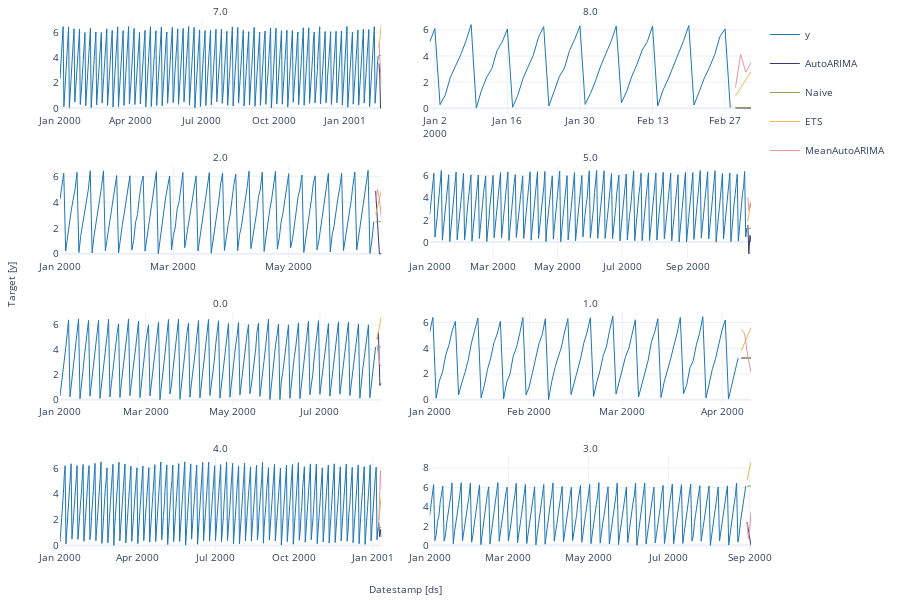

The code cell stored with this chart in its notebook:
### Code cell
#| hide
# test plot with ds as object
panel_df['ds'] = panel_df['ds'].astype(str)
fcst.plot(panel_df, fcsts_df)

### Figure 1 — Plotly figure (JSON) as saved in the notebook; plotly's stock layout.template omitted (floating-point values rounded to 4 significant figures; data arrays with more than 128 entries replaced by an {"elided": "..."} marker saying what was removed)
{"data": [{"legendgroup": "y", "line": {"color": "#1f77b4", "width": 1}, "mode": "lines", "name": "y", "showlegend": true, "type": "scatter", "x": {"elided": "409 str values"}, "xaxis": "x", "y": {"elided": "409 float values"}, "yaxis": "y"}, {"legendgroup": "y", "line": {"color": "#1f77b4", "width": 1}, "mode": "lines", "name": "y", "showlegend": false, "type": "scatter", "x": ["2000-01-01T00:00:00", "2000-01-02T00:00:00", "2000-01-03T00:00:00", "2000-01-04T00:00:00", "2000-01-05T00:00:00", "2000-01-06T00:00:00", "2000-01-07T00:00:00", "2000-01-08T00:00:00", "2000-01-09T00:00:00", "2000-01-10T00:00:00", "2000-01-11T00:00:00", "2000-01-12T00:00:00", "2000-01-13T00:00:00", "2000-01-14T00:00:00", "2000-01-15T00:00:00", "2000-01-16T00:00:00", "2000-01-17T00:00:00", "2000-01-18T00:00:00", "2000-01-19T00:00:00", "2000-01-20T00:00:00", "2000-01-21T00:00:00", "2000-01-22T00:00:00", "2000-01-23T00:00:00", "2000-01-24T00:00:00", "2000-01-25T00:00:00", "2000-01-26T00:00:00", "2000-01-27T00:00:00", "2000-01-28T00:00:00", "2000-01-29T00:00:00", "2000-01-30T00:00:00", "2000-01-31T00:00:00", "2000-02-01T00:00:00", "2000-02-02T00:00:00", "2000-02-03T00:00:00", "2000-02-04T00:00:00", "2000-02-05T00:00:00", "2000-02-06T00:00:00", "2000-02-07T00:00:00", "2000-02-08T00:00:00", "2000-02-09T00:00:00", "2000-02-10T00:00:00", "2000-02-11T00:00:00", "2000-02-12T00:00:00", "2000-02-13T00:00:00", "2000-02-14T00:00:00", "2000-02-15T00:00:00", "2000-02-16T00:00:00", "2000-02-17T00:00:00", "2000-02-18T00:00:00", "2000-02-19T00:00:00", "2000-02-20T00:00:00", "2000-02-21T00:00:00", "2000-02-22T00:00:00", "2000-02-23T00:00:00", "2000-02-24T00:00:00", "2000-02-25T00:00:00", "2000-02-26T00:00:00", "2000-02-27T00:00:00", "2000-02-28T00:00:00"], "xaxis": "x2", "y": [5.08, 6.096, 0.2747, 1.011, 2.385, 3.196, 4.112, 5.146, 6.402, 0.01859, 1.386, 2.381, 3.041, 4.416, 5.086, 6.068, 0.0832, 1.001, 2.267, 3.184, 4.072, 5.434, 6.253, 0.1744, 1.266, 2.405, 3.085, 4.433, 5.293, 6.308, 0.2943, 1.111, 2.092, 3.239, 4.178, 5.12, 6.291, 0.4281, 1.278, 2.453, 3.358, 4.45, 5.101, 6.294, 0.1773, 1.372, 2.225, 3.206, 4.071, 5.177, 6.334, 0.2544, 1.26, 2.324, 3.138, 4.11, 5.484, 6.069, 0.0405], "yaxis": "y2"}, {"legendgroup": "y", "line": {"color": "#1f77b4", "width": 1}, "mode": "lines", "name": "y", "showlegend": false, "type": "scatter", "x": {"elided": "167 str values"}, "xaxis": "x3", "y": {"elided": "167 float values"}, "yaxis": "y3"}, {"legendgroup": "y", "line": {"color": "#1f77b4", "width": 1}, "mode": "lines", "name": "y", "showlegend": false, "type": "scatter", "x": {"elided": "301 str values"}, "xaxis": "x4", "y": {"elided": "301 float values"}, "yaxis": "y4"}, {"legendgroup": "y", "line": {"color": "#1f77b4", "width": 1}, "mode": "lines", "name": "y", "showlegend": false, "type": "scatter", "x": {"elided": "222 str values"}, "xaxis": "x5", "y": {"elided": "222 float values"}, "yaxis": "y5"}, {"legendgroup": "y", "line": {"color": "#1f77b4", "width": 1}, "mode": "lines", "name": "y", "showlegend": false, "type": "scatter", "x": ["2000-01-01T00:00:00", "2000-01-02T00:00:00", "2000-01-03T00:00:00", "2000-01-04T00:00:00", "2000-01-05T00:00:00", "2000-01-06T00:00:00", "2000-01-07T00:00:00", "2000-01-08T00:00:00", "2000-01-09T00:00:00", "2000-01-10T00:00:00", "2000-01-11T00:00:00", "2000-01-12T00:00:00", "2000-01-13T00:00:00", "2000-01-14T00:00:00", "2000-01-15T00:00:00", "2000-01-16T00:00:00", "2000-01-17T00:00:00", "2000-01-18T00:00:00", "2000-01-19T00:00:00", "2000-01-20T00:00:00", "2000-01-21T00:00:00", "2000-01-22T00:00:00", "2000-01-23T00:00:00", "2000-01-24T00:00:00", "2000-01-25T00:00:00", "2000-01-26T00:00:00", "2000-01-27T00:00:00", "2000-01-28T00:00:00", "2000-01-29T00:00:00", "2000-01-30T00:00:00", "2000-01-31T00:00:00", "2000-02-01T00:00:00", "2000-02-02T00:00:00", "2000-02-03T00:00:00", "2000-02-04T00:00:00", "2000-02-05T00:00:00", "2000-02-06T00:00:00", "2000-02-07T00:00:00", "2000-02-08T00:00:00", "2000-02-09T00:00:00", "2000-02-10T00:00:00", "2000-02-11T00:00:00", "2000-02-12T00:00:00", "2000-02-13T00:00:00", "2000-02-14T00:00:00", "2000-02-15T00:00:00", "2000-02-16T00:00:00", "2000-02-17T00:00:00", "2000-02-18T00:00:00", "2000-02-19T00:00:00", "2000-02-20T00:00:00", "2000-02-21T00:00:00", "2000-02-22T00:00:00", "2000-02-23T00:00:00", "2000-02-24T00:00:00", "2000-02-25T00:00:00", "2000-02-26T00:00:00", "2000-02-27T00:00:00", "2000-02-28T00:00:00", "2000-02-29T00:00:00", "2000-03-01T00:00:00", "2000-03-02T00:00:00", "2000-03-03T00:00:00", "2000-03-04T00:00:00", "2000-03-05T00:00:00", "2000-03-06T00:00:00", "2000-03-07T00:00:00", "2000-03-08T00:00:00", "2000-03-09T00:00:00", "2000-03-10T00:00:00", "2000-03-11T00:00:00", "2000-03-12T00:00:00", "2000-03-13T00:00:00", "2000-03-14T00:00:00", "2000-03-15T00:00:00", "2000-03-16T00:00:00", "2000-03-17T00:00:00", "2000-03-18T00:00:00", "2000-03-19T00:00:00", "2000-03-20T00:00:00", "2000-03-21T00:00:00", "2000-03-22T00:00:00", "2000-03-23T00:00:00", "2000-03-24T00:00:00", "2000-03-25T00:00:00", "2000-03-26T00:00:00", "2000-03-27T00:00:00", "2000-03-28T00:00:00", "2000-03-29T00:00:00", "2000-03-30T00:00:00", "2000-03-31T00:00:00", "2000-04-01T00:00:00", "2000-04-02T00:00:00", "2000-04-03T00:00:00", "2000-04-04T00:00:00", "2000-04-05T00:00:00", "2000-04-06T00:00:00"], "xaxis": "x6", "y": [5.242, 6.394, 0.1147, 1.44, 2.157, 3.479, 4.236, 5.356, 6.077, 0.3652, 1.323, 2.107, 3.093, 4.404, 5.374, 6.337, 0.1384, 1.087, 2.352, 3.232, 4.42, 5.102, 6.082, 0.06242, 1.361, 2.015, 3.373, 4.046, 5.109, 6.375, 0.3658, 1.023, 2.105, 3.143, 4.339, 5.032, 6.278, 0.00462, 1.417, 2.492, 3.352, 4.091, 5.256, 6.29, 0.3938, 1.303, 2.109, 3.228, 4.439, 5.246, 6.358, 0.2431, 1.354, 2.249, 3.422, 4.097, 5.387, 6.487, 0.4312, 1.39, 2.493, 3.377, 4.002, 5.135, 6.205, 0.2141, 1.149, 2.201, 3.06, 4.49, 5.203, 6.285, 0.1718, 1.394, 2.206, 3.18, 4.2, 5.151, 6.388, 0.4631, 1.163, 2.476, 3.007, 4.267, 5.152, 6.441, 0.1253, 1.339, 2.405, 3.216, 4.376, 5.415, 6.19, 0.04827, 1.128, 2.296, 3.238], "yaxis": "y6"}, {"legendgroup": "y", "line": {"color": "#1f77b4", "width": 1}, "mode": "lines", "name": "y", "showlegend": false, "type": "scatter", "x": {"elided": "373 str values"}, "xaxis": "x7", "y": {"elided": "373 float values"}, "yaxis": "y7"}, {"legendgroup": "y", "line": {"color": "#1f77b4", "width": 1}, "mode": "lines", "name": "y", "showlegend": false, "type": "scatter", "x": {"elided": "242 str values"}, "xaxis": "x8", "y": {"elided": "242 float values"}, "yaxis": "y8"}, {"legendgroup": "AutoARIMA", "line": {"color": "#393b79", "width": 1}, "mode": "lines", "name": "AutoARIMA", "showlegend": true, "type": "scatter", "x": ["2001-02-13T00:00:00", "2001-02-14T00:00:00", "2001-02-15T00:00:00", "2001-02-16T00:00:00"], "xaxis": "x", "y": [3.552, 2.656, 0, 0], "yaxis": "y"}, {"legendgroup": "Naive", "line": {"color": "#8ca252", "width": 1}, "mode": "lines", "name": "Naive", "showlegend": true, "type": "scatter", "x": ["2001-02-13T00:00:00", "2001-02-14T00:00:00", "2001-02-15T00:00:00", "2001-02-16T00:00:00"], "xaxis": "x", "y": [4.177, 4.177, 4.177, 4.177], "yaxis": "y"}, {"legendgroup": "ETS", "line": {"color": "#e7ba52", "width": 1}, "mode": "lines", "name": "ETS", "showlegend": true, "type": "scatter", "x": ["2001-02-13T00:00:00", "2001-02-14T00:00:00", "2001-02-15T00:00:00", "2001-02-16T00:00:00"], "xaxis": "x", "y": [4.788, 5.404, 6.019, 6.635], "yaxis": "y"}, {"legendgroup": "MeanAutoARIMA", "line": {"color": "#e7969c", "width": 1}, "mode": "lines", "name": "MeanAutoARIMA", "showlegend": true, "type": "scatter", "x": ["2001-02-13T00:00:00", "2001-02-14T00:00:00", "2001-02-15T00:00:00", "2001-02-16T00:00:00"], "xaxis": "x", "y": [5.166, 3.887, 2.366, 1.893], "yaxis": "y"}, {"legendgroup": "AutoARIMA", "line": {"color": "#393b79", "width": 1}, "mode": "lines", "name": "AutoARIMA", "showlegend": false, "type": "scatter", "x": ["2000-02-29T00:00:00", "2000-03-01T00:00:00", "2000-03-02T00:00:00", "2000-03-03T00:00:00"], "xaxis": "x2", "y": [0.03149, 0.02449, 0.01904, 0.01481], "yaxis": "y2"}, {"legendgroup": "Naive", "line": {"color": "#8ca252", "width": 1}, "mode": "lines", "name": "Naive", "showlegend": false, "type": "scatter", "x": ["2000-02-29T00:00:00", "2000-03-01T00:00:00", "2000-03-02T00:00:00", "2000-03-03T00:00:00"], "xaxis": "x2", "y": [0.0405, 0.0405, 0.0405, 0.0405], "yaxis": "y2"}, {"legendgroup": "ETS", "line": {"color": "#e7ba52", "width": 1}, "mode": "lines", "name": "ETS", "showlegend": false, "type": "scatter", "x": ["2000-02-29T00:00:00", "2000-03-01T00:00:00", "2000-03-02T00:00:00", "2000-03-03T00:00:00"], "xaxis": "x2", "y": [0.9512, 1.568, 2.184, 2.801], "yaxis": "y2"}, {"legendgroup": "MeanAutoARIMA", "line": {"color": "#e7969c", "width": 1}, "mode": "lines", "name": "MeanAutoARIMA", "showlegend": false, "type": "scatter", "x": ["2000-02-29T00:00:00", "2000-03-01T00:00:00", "2000-03-02T00:00:00", "2000-03-03T00:00:00"], "xaxis": "x2", "y": [1.593, 4.121, 2.758, 3.493], "yaxis": "y2"}, {"legendgroup": "AutoARIMA", "line": {"color": "#393b79", "width": 1}, "mode": "lines", "name": "AutoARIMA", "showlegend": false, "type": "scatter", "x": ["2000-06-16T00:00:00", "2000-06-17T00:00:00", "2000-06-18T00:00:00", "2000-06-19T00:00:00"], "xaxis": "x3", "y": [4.876, 1.881, 0, 0], "yaxis": "y3"}, {"legendgroup": "Naive", "line": {"color": "#8ca252", "width": 1}, "mode": "lines", "name": "Naive", "showlegend": false, "type": "scatter", "x": ["2000-06-16T00:00:00", "2000-06-17T00:00:00", "2000-06-18T00:00:00", "2000-06-19T00:00:00"], "xaxis": "x3", "y": [2.49, 2.49, 2.49, 2.49], "yaxis": "y3"}, {"legendgroup": "ETS", "line": {"color": "#e7ba52", "width": 1}, "mode": "lines", "name": "ETS", "showlegend": false, "type": "scatter", "x": ["2000-06-16T00:00:00", "2000-06-17T00:00:00", "2000-06-18T00:00:00", "2000-06-19T00:00:00"], "xaxis": "x3", "y": [3.057, 3.667, 4.277, 4.888], "yaxis": "y3"}, {"legendgroup": "MeanAutoARIMA", "line": {"color": "#e7969c", "width": 1}, "mode": "lines", "name": "MeanAutoARIMA", "showlegend": false, "type": "scatter", "x": ["2000-06-16T00:00:00", "2000-06-17T00:00:00", "2000-06-18T00:00:00", "2000-06-19T00:00:00"], "xaxis": "x3", "y": [4.273, 5.012, 4.248, 2.832], "yaxis": "y3"}, {"legendgroup": "AutoARIMA", "line": {"color": "#393b79", "width": 1}, "mode": "lines", "name": "AutoARIMA", "showlegend": false, "type": "scatter", "x": ["2000-10-28T00:00:00", "2000-10-29T00:00:00", "2000-10-30T00:00:00", "2000-10-31T00:00:00"], "xaxis": "x4", "y": [1.545, -1.07, 0.6109, 0], "yaxis": "y4"}, {"legendgroup": "Naive", "line": {"color": "#8ca252", "width": 1}, "mode": "lines", "name": "Naive", "showlegend": false, "type": "scatter", "x": ["2000-10-28T00:00:00", "2000-10-29T00:00:00", "2000-10-30T00:00:00", "2000-10-31T00:00:00"], "xaxis": "x4", "y": [1.253, 1.253, 1.253, 1.253], "yaxis": "y4"}, {"legendgroup": "ETS", "line": {"color": "#e7ba52", "width": 1}, "mode": "lines", "name": "ETS", "showlegend": false, "type": "scatter", "x": ["2000-10-28T00:00:00", "2000-10-29T00:00:00", "2000-10-30T00:00:00", "2000-10-31T00:00:00"], "xaxis": "x4", "y": [1.878, 2.497, 3.115, 3.733], "yaxis": "y4"}, {"legendgroup": "MeanAutoARIMA", "line": {"color": "#e7969c", "width": 1}, "mode": "lines", "name": "MeanAutoARIMA", "showlegend": false, "type": "scatter", "x": ["2000-10-28T00:00:00", "2000-10-29T00:00:00", "2000-10-30T00:00:00", "2000-10-31T00:00:00"], "xaxis": "x4", "y": [4.01, 2.849, 3.474, 3.138], "yaxis": "y4"}, {"legendgroup": "AutoARIMA", "line": {"color": "#393b79", "width": 1}, "mode": "lines", "name": "AutoARIMA", "showlegend": false, "type": "scatter", "x": ["2000-08-10T00:00:00", "2000-08-11T00:00:00", "2000-08-12T00:00:00", "2000-08-13T00:00:00"], "xaxis": "x5", "y": [4.858, 5.389, 1.143, 1.346], "yaxis": "y5"}, {"legendgroup": "Naive", "line": {"color": "#8ca252", "width": 1}, "mode": "lines", "name": "Naive", "showlegend": false, "type": "scatter", "x": ["2000-08-10T00:00:00", "2000-08-11T00:00:00", "2000-08-12T00:00:00", "2000-08-13T00:00:00"], "xaxis": "x5", "y": [4.228, 4.228, 4.228, 4.228], "yaxis": "y5"}, {"legendgroup": "ETS", "line": {"color": "#e7ba52", "width": 1}, "mode": "lines", "name": "ETS", "showlegend": false, "type": "scatter", "x": ["2000-08-10T00:00:00", "2000-08-11T00:00:00", "2000-08-12T00:00:00", "2000-08-13T00:00:00"], "xaxis": "x5", "y": [4.837, 5.459, 6.082, 6.704], "yaxis": "y5"}, {"legendgroup": "MeanAutoARIMA", "line": {"color": "#e7969c", "width": 1}, "mode": "lines", "name": "MeanAutoARIMA", "showlegend": false, "type": "scatter", "x": ["2000-08-10T00:00:00", "2000-08-11T00:00:00", "2000-08-12T00:00:00", "2000-08-13T00:00:00"], "xaxis": "x5", "y": [4.379, 3.593, 2.824, 2.674], "yaxis": "y5"}, {"legendgroup": "AutoARIMA", "line": {"color": "#393b79", "width": 1}, "mode": "lines", "name": "AutoARIMA", "showlegend": false, "type": "scatter", "x": ["2000-04-07T00:00:00", "2000-04-08T00:00:00", "2000-04-09T00:00:00", "2000-04-10T00:00:00"], "xaxis": "x6", "y": [3.233, 3.233, 3.233, 3.233], "yaxis": "y6"}, {"legendgroup": "Naive", "line": {"color": "#8ca252", "width": 1}, "mode": "lines", "name": "Naive", "showlegend": false, "type": "scatter", "x": ["2000-04-07T00:00:00", "2000-04-08T00:00:00", "2000-04-09T00:00:00", "2000-04-10T00:00:00"], "xaxis": "x6", "y": [3.238, 3.238, 3.238, 3.238], "yaxis": "y6"}, {"legendgroup": "ETS", "line": {"color": "#e7ba52", "width": 1}, "mode": "lines", "name": "ETS", "showlegend": false, "type": "scatter", "x": ["2000-04-07T00:00:00", "2000-04-08T00:00:00", "2000-04-09T00:00:00", "2000-04-10T00:00:00"], "xaxis": "x6", "y": [3.812, 4.408, 5.003, 5.598], "yaxis": "y6"}, {"legendgroup": "MeanAutoARIMA", "line": {"color": "#e7969c", "width": 1}, "mode": "lines", "name": "MeanAutoARIMA", "showlegend": false, "type": "scatter", "x": ["2000-04-07T00:00:00", "2000-04-08T00:00:00", "2000-04-09T00:00:00", "2000-04-10T00:00:00"], "xaxis": "x6", "y": [5.456, 5.131, 3.378, 2.097], "yaxis": "y6"}, {"legendgroup": "AutoARIMA", "line": {"color": "#393b79", "width": 1}, "mode": "lines", "name": "AutoARIMA", "showlegend": false, "type": "scatter", "x": ["2001-01-08T00:00:00", "2001-01-09T00:00:00", "2001-01-10T00:00:00", "2001-01-11T00:00:00"], "xaxis": "x7", "y": [1.771, 0.6798, 1.236, 0.639], "yaxis": "y7"}, {"legendgroup": "Naive", "line": {"color": "#8ca252", "width": 1}, "mode": "lines", "name": "Naive", "showlegend": false, "type": "scatter", "x": ["2001-01-08T00:00:00", "2001-01-09T00:00:00", "2001-01-10T00:00:00", "2001-01-11T00:00:00"], "xaxis": "x7", "y": [1.387, 1.387, 1.387, 1.387], "yaxis": "y7"}, {"legendgroup": "ETS", "line": {"color": "#e7ba52", "width": 1}, "mode": "lines", "name": "ETS", "showlegend": false, "type": "scatter", "x": ["2001-01-08T00:00:00", "2001-01-09T00:00:00", "2001-01-10T00:00:00", "2001-01-11T00:00:00"], "xaxis": "x7", "y": [1.991, 2.598, 3.204, 3.811], "yaxis": "y7"}, {"legendgroup": "MeanAutoARIMA", "line": {"color": "#e7969c", "width": 1}, "mode": "lines", "name": "MeanAutoARIMA", "showlegend": false, "type": "scatter", "x": ["2001-01-08T00:00:00", "2001-01-09T00:00:00", "2001-01-10T00:00:00", "2001-01-11T00:00:00"], "xaxis": "x7", "y": [1.719, 3.485, 5.795, 4.384], "yaxis": "y7"}, {"legendgroup": "AutoARIMA", "line": {"color": "#393b79", "width": 1}, "mode": "lines", "name": "AutoARIMA", "showlegend": false, "type": "scatter", "x": ["2000-08-30T00:00:00", "2000-08-31T00:00:00", "2000-09-01T00:00:00", "2000-09-02T00:00:00"], "xaxis": "x8", "y": [2.421, 1.644, 1.213, 0], "yaxis": "y8"}, {"legendgroup": "Naive", "line": {"color": "#8ca252", "width": 1}, "mode": "lines", "name": "Naive", "showlegend": false, "type": "scatter", "x": ["2000-08-30T00:00:00", "2000-08-31T00:00:00", "2000-09-01T00:00:00", "2000-09-02T00:00:00"], "xaxis": "x8", "y": [6.127, 6.127, 6.127, 6.127], "yaxis": "y8"}, {"legendgroup": "ETS", "line": {"color": "#e7ba52", "width": 1}, "mode": "lines", "name": "ETS", "showlegend": false, "type": "scatter", "x": ["2000-08-30T00:00:00", "2000-08-31T00:00:00", "2000-09-01T00:00:00", "2000-09-02T00:00:00"], "xaxis": "x8", "y": [6.747, 7.375, 8.003, 8.631], "yaxis": "y8"}, {"legendgroup": "MeanAutoARIMA", "line": {"color": "#e7969c", "width": 1}, "mode": "lines", "name": "MeanAutoARIMA", "showlegend": false, "type": "scatter", "x": ["2000-08-30T00:00:00", "2000-08-31T00:00:00", "2000-09-01T00:00:00", "2000-09-02T00:00:00"], "xaxis": "x8", "y": [2.394, 0.6616, 1.567, 3.463], "yaxis": "y8"}], "layout": {"annotations": [{"font": {"size": 10}, "showarrow": false, "text": "7.0", "x": 0.2325, "xanchor": "center", "xref": "paper", "y": 1, "yanchor": "bottom", "yref": "paper"}, {"font": {"size": 10}, "showarrow": false, "text": "8.0", "x": 0.7675, "xanchor": "center", "xref": "paper", "y": 1, "yanchor": "bottom", "yref": "paper"}, {"font": {"size": 10}, "showarrow": false, "text": "2.0", "x": 0.2325, "xanchor": "center", "xref": "paper", "y": 0.725, "yanchor": "bottom", "yref": "paper"}, {"font": {"size": 10}, "showarrow": false, "text": "5.0", "x": 0.7675, "xanchor": "center", "xref": "paper", "y": 0.725, "yanchor": "bottom", "yref": "paper"}, {"font": {"size": 10}, "showarrow": false, "text": "0.0", "x": 0.2325, "xanchor": "center", "xref": "paper", "y": 0.45, "yanchor": "bottom", "yref": "paper"}, {"font": {"size": 10}, "showarrow": false, "text": "1.0", "x": 0.7675, "xanchor": "center", "xref": "paper", "y": 0.45, "yanchor": "bottom", "yref": "paper"}, {"font": {"size": 10}, "showarrow": false, "text": "4.0", "x": 0.2325, "xanchor": "center", "xref": "paper", "y": 0.175, "yanchor": "bottom", "yref": "paper"}, {"font": {"size": 10}, "showarrow": false, "text": "3.0", "x": 0.7675, "xanchor": "center", "xref": "paper", "y": 0.175, "yanchor": "bottom", "yref": "paper"}, {"font": {"size": 10}, "showarrow": false, "text": "Datestamp [ds]", "x": 0.5, "xanchor": "center", "xref": "paper", "y": 0, "yanchor": "top", "yref": "paper", "yshift": -30}, {"font": {"size": 10}, "showarrow": false, "text": "Target [y]", "textangle": -90, "x": 0, "xanchor": "right", "xref": "paper", "xshift": -40, "y": 0.5, "yanchor": "middle", "yref": "paper"}], "autosize": true, "font": {"size": 10}, "height": 600, "margin": {"b": 50, "l": 60, "r": 10, "t": 20}, "xaxis": {"anchor": "y", "domain": [0, 0.465], "showticklabels": true, "visible": true}, "xaxis2": {"anchor": "y2", "domain": [0.535, 1.0], "showticklabels": true, "visible": true}, "xaxis3": {"anchor": "y3", "domain": [0, 0.465], "showticklabels": true, "visible": true}, "xaxis4": {"anchor": "y4", "domain": [0.535, 1.0], "showticklabels": true, "visible": true}, "xaxis5": {"anchor": "y5", "domain": [0, 0.465], "showticklabels": true, "visible": true}, "xaxis6": {"anchor": "y6", "domain": [0.535, 1.0], "showticklabels": true, "visible": true}, "xaxis7": {"anchor": "y7", "domain": [0, 0.465], "showticklabels": true, "visible": true}, "xaxis8": {"anchor": "y8", "domain": [0.535, 1.0], "showticklabels": true, "visible": true}, "yaxis": {"anchor": "x", "domain": [0.825, 1]}, "yaxis2": {"anchor": "x2", "domain": [0.825, 1]}, "yaxis3": {"anchor": "x3", "domain": [0.55, 0.725]}, "yaxis4": {"anchor": "x4", "domain": [0.55, 0.725]}, "yaxis5": {"anchor": "x5", "domain": [0.275, 0.45]}, "yaxis6": {"anchor": "x6", "domain": [0.275, 0.45]}, "yaxis7": {"anchor": "x7", "domain": [0, 0.175]}, "yaxis8": {"anchor": "x8", "domain": [0, 0.175]}}}
